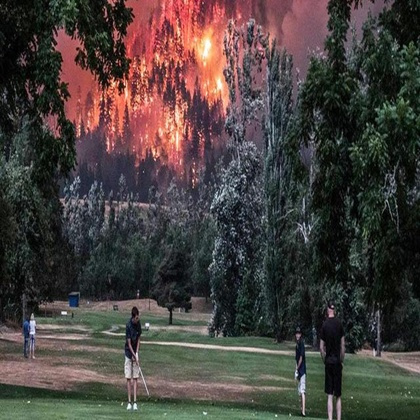
%> input picture Imagen_1.jpg, 420 x 420 px, shrunk from 640 x 640 before the run
$ octave Escalamiento_bilineal.m   (GNU Octave 9; MATLAB toolbox functions it lacks are replaced by stand-ins)
%> lines starting %> are read from the running program, lines starting %| are printed output that depends on the picture
%Escalamiento con interpolación bilineal

clear; clc;
I = imread('.\Imagen_1.jpg'); % Imagen en escala de grises
%> I is the input picture: size 420x420x3 uint8; mean R, G, B 72.4, 64.7, 61.7
figure; imshow(I);
I = double(I);
%> I: size 420x420x3 double
I = 0.2989*I(:,:,1) + 0.5870*I(:,:,2) + 0.1140*I(:,:,3);
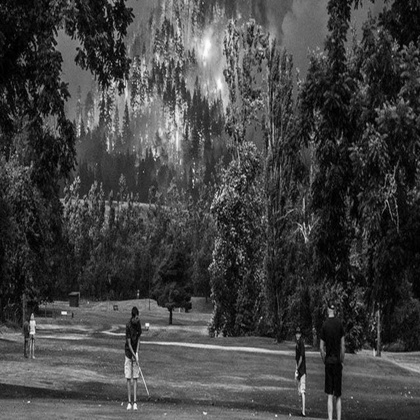
%> I: size 420x420 double; min 0, max 254.2, mean 66.6
I = uint8(I);
%> I: size 420x420 uint8
figure; imshow(I);
I = double(I);
%> I: size 420x420 double
[m, n] = size(I);
%> m = 420; n = 420
s = 1.5;
ms = round(m*s);
%> ms = 630
ns = round(n*s);
%> ns = 630

I_scale = zeros(ms,ns);

for y = 1:ms
    for x = 1:ns

        xr = x/s;
        yr = y/s;

        if xr>=1 && yr>=1 && xr<=n-1 && yr<=m-1

            x1 = floor(xr); x2 = x1+1;
            y1 = floor(yr); y2 = y1+1;

            a = xr - x1;
            b = yr - y1;

            I_scale(y,x) = (1-a)*(1-b)*I(y1,x1) + a*(1-b)*I(y1,x2) + (1-a)*b*I(y2,x1) + a*b*I(y2,x2);
        end
    end
end
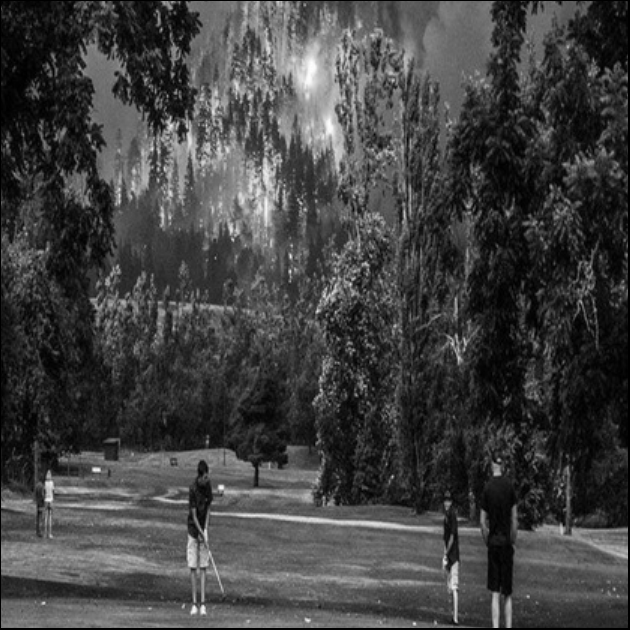
%> I_scale: size 630x630 double; min 0, max 254, mean 66
%> after the loop, a = 0.667; b = 0.667; x1 = 418; x2 = 419; y1 = 418; y2 = 419

I_scale = uint8(I_scale);
%> I_scale: size 630x630 uint8
figure; imshow(I_scale);
